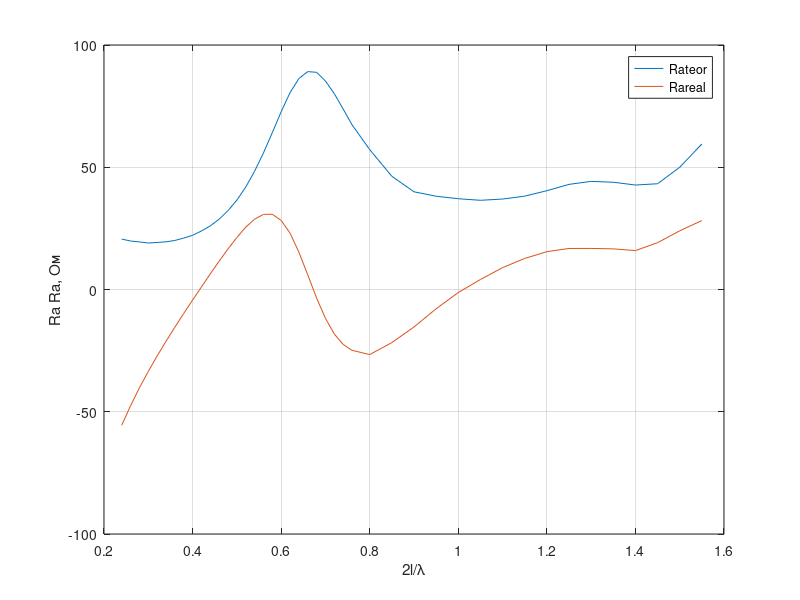

Write MATLAB code to recreate this figure. (Note: this script raises an error after producing the figure.)
%% теор часть
a=2;
l=115.2;
d=10.2
L=[0.24:0.02:0.76 0.8 0.85 0.9 0.95 1.00 1.05 1.1 1.15 1.2 1.25 1.3 1.35 1.4 1.45 1.5 1.55]
Ra=[6 8 10.6 13.2 16.9 20.8 25.3 30.6 36.1 42.6 49.4 56.8 64.8 73.1 81.9 91.1 100.5 110 119.8 129.4 139.1 148.5 157.6 166.4 174.5 182.1 189.1 195 200 195.1 178.1 166.4 157.4 148.5 139.1 129.4 119.8 110 100.5 91.1 89.9 100 110]
Xa=[5.5 6.9 8.6 10.5 12.6 15 17.6 20.5 23.6 26.9 30.6 34.4 38.4 42.5 47.0 51.5 56.2 61 65.8 70.8 75.7 80.6 85.8 90.1 94.9 99.2 103.5 118 120 118 103.5 92.2 86.9 81.1 76.8 70.6 63.7 58.8 54.8 48.3 46.5 48 55]
wa=120.*(log(l/a)-1)
lyambda=2*l./L;
k=2*pi./lyambda;
ZA=Ra+j.*Xa;
Za=wa.*((ZA./wa).*sin(k.*l)-j.*cos(k.*l))./(sin(k.*l)-j.*(ZA./wa).*cos(k.*l))/2;
%% петля
aekv=d*sqrt(2*a/d)
wa=120.*(log(d/(2*a)+sqrt(d/(2*a)^2-1)));
lyambda=2*l./L;
k=2*pi./lyambda;
Zshl=j.*wa.*tan(k.*l);
ZA=Ra+j.*Xa;
Zpv=4.*ZA.*Zshl./(4.*ZA+Zshl)
Za=wa.*((ZA./wa).*sin(k.*l)-j.*cos(k.*l))./(sin(k.*l)-j.*(ZA./wa).*cos(k.*l))/2;
%% график
plot(L, real(Za),L,imag(Za)) 
xlabel('2l/λ')
ylabel('Ra Ra, Ом')
legend('Rateor','Rareal')
grid on
%% кз
clear active
clear reactive
fileIDa=fopen('active.txt','r');
fileIDr=fopen('reactive.txt','r');
activekz=transpose(fscanf(fileIDa,'%f'));
reactivekz=transpose(fscanf(fileIDr,'%f'));
%% тонкий
clear active
clear reactive
fileID=fopen('active tonki.txt','r');
fileID1=fopen('reactive tonki.txt','r');
active=transpose(fscanf(fileID,'%f'));
reactive=transpose(fscanf(fileID1,'%f'));
%% прямоуг
clear active
clear reactive
fileID=fopen('active pryamo.txt','r');
fileID1=fopen('reactive pryamo.txt','r');
active=transpose(fscanf(fileID,'%f'));
reactive=transpose(fscanf(fileID1,'%f'));
%% толстый
clear active
clear reactive
fileID=fopen('active tolsti.txt','r');
fileID1=fopen('reactive tolsti.txt','r');
active=transpose(fscanf(fileID,'%f'));
reactive=transpose(fscanf(fileID1,'%f'));
%% петля
clear active
clear reactive
fileID=fopen('active pyatla.txt','r');
fileID1=fopen('reactive petlya.txt','r');
active=transpose(fscanf(fileID,'%f'));
reactive=transpose(fscanf(fileID1,'%f'));
%%
f=[1e8:0.015e8:1.6e9];
l=102.4;
lyambda=(299792458)*10^3./f/1.00027;
dlina=2*l./lyambda;
W=50;
Zvh=active+j*reactive;
Zvhkz=j*reactivekz;
tg=(Zvhkz/j/W);
Znagr=W.*(Zvh-j.*W.*(tg))./(W-j.*Zvh.*(tg));
plot(dlina,real(Znagr), dlina, imag(Znagr))
xlabel('2l/λ')
ylabel('Ra Xa, Ом')
legend(' Ra теория','Xa теория',' Ra эксперимент','Xa эксперимент')
grid on
%%
plot(L, real(Za),'--k', L,imag(Za),'--b',dlina,real(Znagr),':k', dlina, imag(Znagr),':b')
xlabel('2l/λ')
ylabel('Ra Xa, Ом')
legend(' Ra теория','Xa теория',' Ra эксперимент','Xa эксперимент')
grid on
%%
plot(f,active,f,reactive)
grid on